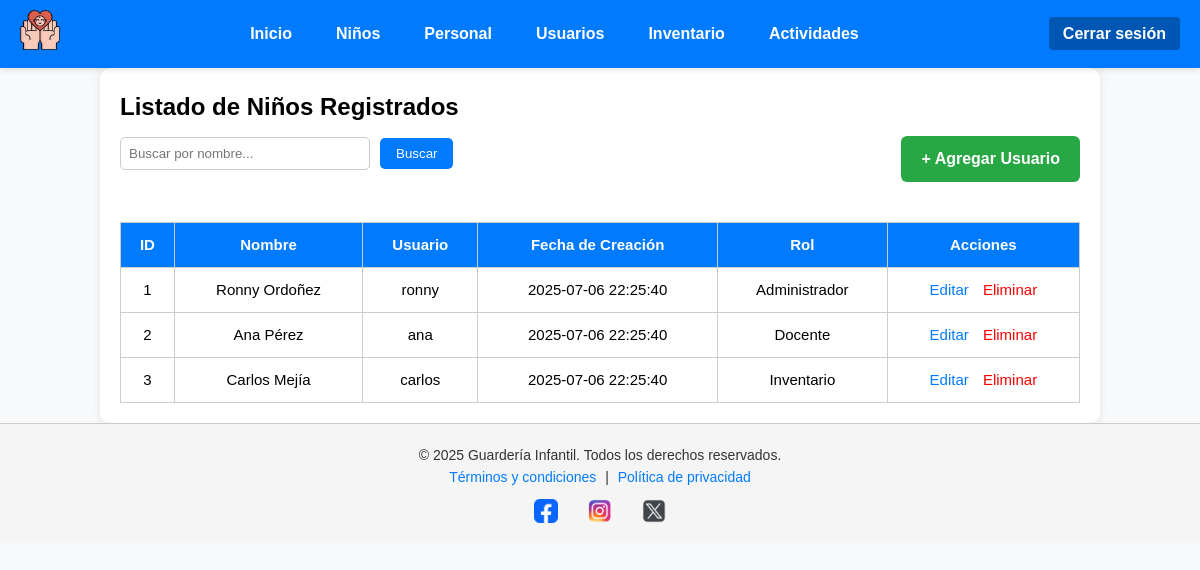
/MVC/index.php?c=Usuario&a=index (signed in), run on an earlier commit of the app's database.
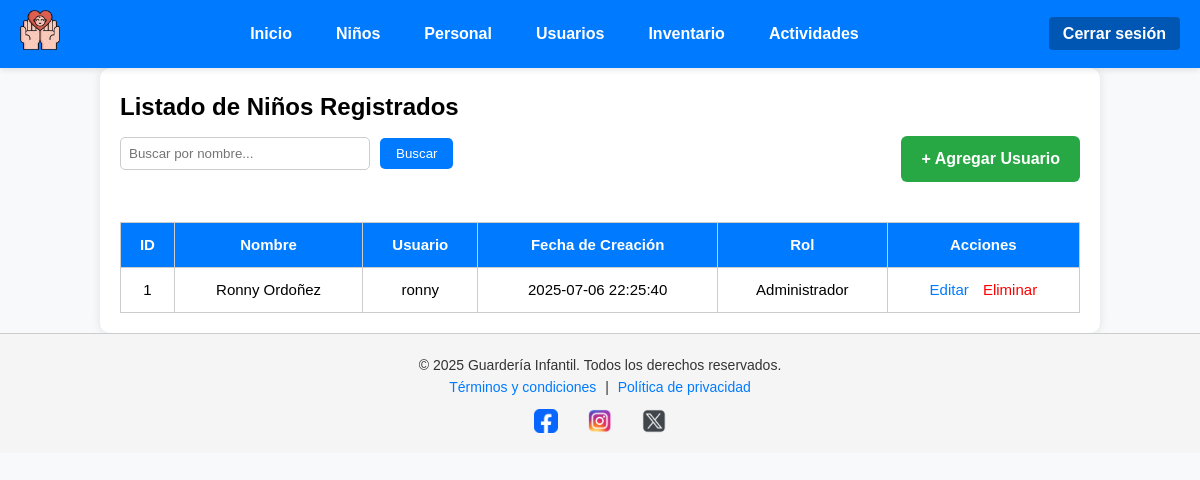
And on a later commit of the database.
### tables this page shows
CREATE TABLE `usuarios` (
  `id` int(11) NOT NULL,
  `nombre` varchar(100) NOT NULL,
  `usuario` varchar(50) NOT NULL,
  `clave` varchar(255) NOT NULL,
  `rol` enum('Administrador','Docente','Inventario') NOT NULL,
  `fecha_creacion` timestamp NOT NULL DEFAULT current_timestamp()
);

### MVC/controller/UsuarioController.php (called while the page is built, shortened)
<?php
require_once "model/dao/UsuarioDAO.php";
class UsuarioController {
    public function index() {
        $limite = 5;
        $pagina = isset($_GET['pagina']) && is_numeric($_GET['pagina']) ? (int) $_GET['pagina'] : 1;
        $inicio = ($pagina - 1) * $limite;
        if (isset($_GET['buscar']) && !empty(trim($_GET['buscar']))) {
            $texto = trim($_GET['buscar']);
            $lista = UsuarioDAO::buscarPorNombre($texto, $inicio, $limite);
            $total = UsuarioDAO::totalBusqueda($texto);
        } else {
            $lista = UsuarioDAO::listarPaginado($inicio, $limite);
        }
        require_once "view/usuario/usuario.list.php";
    }
}
?>

### MVC/index.php (called while the page is built, shortened)
<?php
$a = isset($_GET['a']) ? $_GET['a'] : 'index';
$controller = new $controllerClass();
$controller->$a();

### MVC/model/dao/UsuarioDAO.php (called while the page is built, shortened)
<?php
class UsuarioDAO {
    public static function listarPaginado($inicio, $limite) {
        $conexion = Conexion::conectar();
        $stmt = $conexion->prepare("SELECT * FROM usuarios LIMIT ?, ?");
        $stmt->bindParam(1, $inicio, PDO::PARAM_INT);
        $stmt->bindParam(2, $limite, PDO::PARAM_INT);
        $stmt->execute();
        return $stmt->fetchAll(PDO::FETCH_ASSOC);
    }
}

### MVC/view/usuario/usuario.list.php (the view, shortened to what this page needs)
<?php require_once "view/templates/navbar.php"; ?>
<main class="container">
    <h2>Listado de Niños Registrados</h2>
    <div style="display: flex; justify-content: space-between; align-items: center; margin-bottom: 20px; flex-wrap: wrap; gap: 10px;">
        <form method="GET" action="index.php" style="display: flex; align-items: center; gap: 10px;">
            <input
                type="text"
                name="buscar"
                placeholder="Buscar por nombre..."
                value="<?= $_GET['buscar'] ?? '' ?>"
                style="width: 250px; padding: 8px; border: 1px solid #ccc; border-radius: 5px;"
                oninput="if(this.value === '') this.form.submit();"
            >
            <button type="submit" style="padding: 8px 16px; background-color: #007bff; color: white; border: none; border-radius: 5px;">
                Buscar
            </button>
        </form>
        <a href="index.php?c=Usuario&a=nuevo" class="btn-agregar">+ Agregar Usuario</a>
    </div>
    <div style="overflow-x: auto;">
        <table class="tabla" border="1" cellpadding="10" cellspacing="0" style="width: 100%; border-collapse: collapse;">
            <thead style="background-color: #f0f0f0;">
                <tr>
                    <th>ID</th>
                    <th>Nombre</th>
                    <th>Usuario</th>
                    <th>Fecha de Creación</th>
                    <th>Rol</th>
                    <th>Acciones</th>
                </tr>
            </thead>
            <tbody>
                <?php if (empty($lista)) : ?>
                    <tr>
                        <td colspan="9" style="text-align: center;">No se encontraron registros.</td>
                    </tr>
                <?php else : ?>
                    <?php foreach ($lista as $nino): ?>
                        <tr>
                            <td><?= $nino['id'] ?></td>
                            <td><?= $nino['nombre'] ?></td>
                            <td><?= $nino['usuario'] ?></td>
                            <td><?= $nino['fecha_creacion'] ?></td>
                            <td><?= $nino['rol'] ?></td>
                            <td>
                                <a href="index.php?c=Usuario&a=editar&id=<?= $nino['id'] ?>" class="btn-editar">Editar</a>
                                <a href="index.php?c=Usuario&a=eliminar&id=<?= $nino['id'] ?>" class="btn-eliminar" onclick="return confirm('¿Eliminar este registro?')">Eliminar</a>
                            </td>
                        </tr>
                    <?php endforeach; ?>
                <?php endif; ?>
            </tbody>
        </table>
    </div>
</main>
<?php require_once "view/templates/footer.php"; ?>

What changed in the data, as far as the page shows it:
removed usuarios: id "2", nombre "Ana Pérez", usuario "ana", fecha_creacion "2025-07-06 22:25:40", rol "Docente"
removed usuarios: id "3", nombre "Carlos Mejía", usuario "carlos", fecha_creacion "2025-07-06 22:25:40", rol "Inventario"
